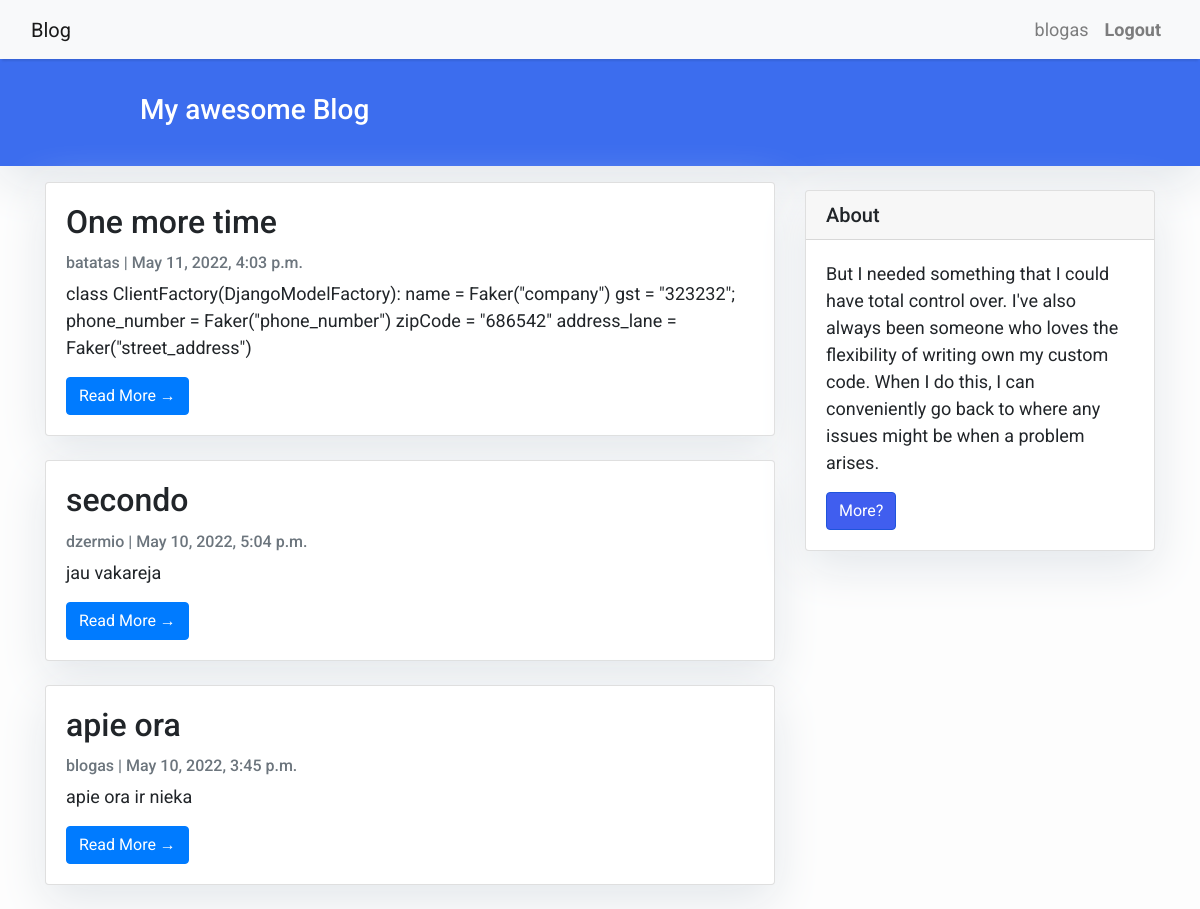
Page /blog/ (signed in) on the committed database.
### blog/models.py (models this page shows, shortened)
class Post(models.Model):
    title = models.CharField(max_length=200, unique=True)
    slug = models.SlugField(max_length=200, unique=True)
    author = models.ForeignKey(User, on_delete= models.CASCADE,related_name='blog_posts')
    updated_on = models.DateTimeField(auto_now= True)
    content = models.TextField()
    created_on = models.DateTimeField(auto_now_add=True)
    status = models.IntegerField(choices=STATUS, default=0)
    class Meta:
        ordering = ['-created_on']

### blog/views.py (the view)
# urls.py: path('', views.PostList.as_view(), name='home'),
class PostList(generic.ListView):
    queryset = Post.objects.filter(status=1).order_by('-created_on')
    template_name = 'index.html'

### templates/index.html (shortened to what this page needs)
{% extends "base.html" %}
 {% block content %}
    <header class="masthead" >
            <div class="container">
              <div class="row">
                <div class=" col-md-8 col-md-10 mx-auto">
                  <div class="site-heading">
                    <h3 class=" site-heading my-4 mt-3 text-white">  My awesome Blog </h3>
                </div>
                    </div>
                  </div>
                </div>
              </header>
            <div class="container">
                <div class="row">
              <div class="col-md-8 mt-3 left">
                    {% for post in post_list %}
                <div class="card mb-4" >
                  <div class="card-body">
                    <h2 class="card-title">{{ post.title }}</h2>
                    <p class="card-text text-muted h6">{{ post.author }} | {{ post.created_on}} </p>
                    <p class="card-text">{{post.content|slice:":200" }}</p>
                    <a href="{% url 'post_detail' post.slug  %}" class="btn btn-primary">Read More &rarr;</a>
                  </div>
                </div>
                {% endfor %}
            </div>
                {% block sidebar %}
                {% include 'sidebar.html' %}
                {% endblock sidebar %}
            </div>
        </div>
{%endblock%}
{% load crispy_forms_tags %}

### templates/base.html (shortened to what this page needs)
<!DOCTYPE html>
<html>
  <head>
    <link
      rel="stylesheet"
      href="https://maxcdn.bootstrapcdn.com/bootstrap/4.0.0/css/bootstrap.min.css"
    />
  </head>
  <body>
    <nav class="navbar navbar-expand-lg navbar-light bg-light shadow" id="mainNav">
      <div class="container-fluid">
        <a class="navbar-brand" href="{% url 'home' %}" >Blog</a>
        <div class="collapse navbar-collapse" id="navbarResponsive">
          <ul class="navbar-nav ml-auto">
            {% if user.is_authenticated %}
            <span class="navbar-text text-black mr-2">
              {{ request.user }}
            </span>
            <li class="nav-item text-black">
              <a
                class="nav-link text-black font-weight-bold"
                href='{% url "logout" %}'>
                Logout</a>
            </li>
            {% endif %}
          </ul>
        </div>
      </div>
    </nav>
            {% block content %}{% endblock content %}
  </body>
</html>

### templates/base.html (style rules this page uses)
body { font-family: "Roboto", sans-serif; font-size: 17px; background-color: #fdfdfd; }
.shadow { box-shadow: 0 4px 2px -2px rgba(0,0,0,0.1); }
.masthead { background: #3c6dee; height: auto; padding-bottom: 15px; box-shadow: 0 16px 48px #E3E7EB; padding-top: 10px; }

### templates/index.html (style rules this page uses)
body { font-family: "Roboto", sans-serif; font-size: 18px; background-color: #fdfdfd; }
.card { box-shadow: 0 16px 48px #E3E7EB; }

### templates/sidebar.html (style rules this page uses)
.card { box-shadow: 0 16px 48px #E3E7EB; }

### rows in the picture
Post: title "One more time", author "batatas", created_on "May 11, 2022, 4:03 p.m.", content "class ClientFactory(DjangoModelFactory): name = Faker(\"company\") gst = \"323232\"; phone_number = Faker(\"phone_number\") zipCode = \"686542\" address_lane = Faker(\"street_address\")"
Post: title "secondo", author "dzermio", created_on "May 10, 2022, 5:04 p.m.", content "jau vakareja"
Post: title "apie ora", author "blogas", created_on "May 10, 2022, 3:45 p.m.", content "apie ora ir nieka"

### other values in the picture
{{ request.user }} "blogas"
